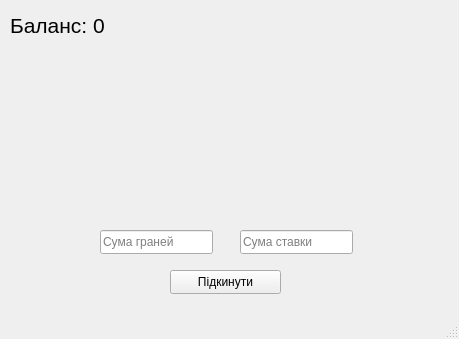
<?xml version="1.0" encoding="UTF-8"?>
<ui version="4.0">
 <class>MainWindow</class>
 <widget class="QMainWindow" name="MainWindow">
  <property name="geometry">
   <rect>
    <x>0</x>
    <y>0</y>
    <width>459</width>
    <height>339</height>
   </rect>
  </property>
  <property name="windowTitle">
   <string>MainWindow</string>
  </property>
  <widget class="QWidget" name="centralwidget">
   <widget class="QPushButton" name="throw_2">
    <property name="geometry">
     <rect>
      <x>170</x>
      <y>270</y>
      <width>111</width>
      <height>24</height>
     </rect>
    </property>
    <property name="text">
     <string>Підкинути</string>
    </property>
   </widget>
   <widget class="QLineEdit" name="sides_sum">
    <property name="geometry">
     <rect>
      <x>100</x>
      <y>230</y>
      <width>113</width>
      <height>24</height>
     </rect>
    </property>
    <property name="inputMask">
     <string/>
    </property>
    <property name="text">
     <string/>
    </property>
    <property name="placeholderText">
     <string>Сума граней</string>
    </property>
   </widget>
   <widget class="QLineEdit" name="bet_sum">
    <property name="geometry">
     <rect>
      <x>240</x>
      <y>230</y>
      <width>113</width>
      <height>24</height>
     </rect>
    </property>
    <property name="inputMask">
     <string/>
    </property>
    <property name="text">
     <string/>
    </property>
    <property name="placeholderText">
     <string>Сума ставки</string>
    </property>
   </widget>
   <widget class="QLabel" name="balance">
    <property name="geometry">
     <rect>
      <x>10</x>
      <y>10</y>
      <width>161</width>
      <height>31</height>
     </rect>
    </property>
    <property name="font">
     <font>
      <pointsize>16</pointsize>
     </font>
    </property>
    <property name="text">
     <string>Баланс: 0</string>
    </property>
    <property name="textFormat">
     <enum>Qt::AutoText</enum>
    </property>
    <property name="scaledContents">
     <bool>true</bool>
    </property>
   </widget>
   <widget class="QLabel" name="dice">
    <property name="geometry">
     <rect>
      <x>50</x>
      <y>60</y>
      <width>141</width>
      <height>141</height>
     </rect>
    </property>
    <property name="text">
     <string/>
    </property>
    <property name="pixmap">
     <pixmap>cube.png</pixmap>
    </property>
    <property name="scaledContents">
     <bool>true</bool>
    </property>
    <property name="wordWrap">
     <bool>false</bool>
    </property>
    <property name="margin">
     <number>0</number>
    </property>
    <property name="openExternalLinks">
     <bool>false</bool>
    </property>
   </widget>
   <widget class="QLabel" name="dice_2">
    <property name="geometry">
     <rect>
      <x>260</x>
      <y>60</y>
      <width>141</width>
      <height>141</height>
     </rect>
    </property>
    <property name="text">
     <string notr="true"/>
    </property>
    <property name="textFormat">
     <enum>Qt::AutoText</enum>
    </property>
    <property name="pixmap">
     <pixmap>cube.png</pixmap>
    </property>
    <property name="scaledContents">
     <bool>true</bool>
    </property>
    <property name="wordWrap">
     <bool>false</bool>
    </property>
    <property name="margin">
     <number>0</number>
    </property>
    <property name="openExternalLinks">
     <bool>false</bool>
    </property>
    <property name="textInteractionFlags">
     <set>Qt::LinksAccessibleByKeyboard|Qt::LinksAccessibleByMouse|Qt::TextBrowserInteraction|Qt::TextEditable|Qt::TextEditorInteraction|Qt::TextSelectableByKeyboard|Qt::TextSelectableByMouse</set>
    </property>
   </widget>
  </widget>
  <widget class="QMenuBar" name="menubar">
   <property name="geometry">
    <rect>
     <x>0</x>
     <y>0</y>
     <width>459</width>
     <height>21</height>
    </rect>
   </property>
  </widget>
  <widget class="QStatusBar" name="statusbar"/>
 </widget>
 <resources/>
 <connections/>
</ui>
